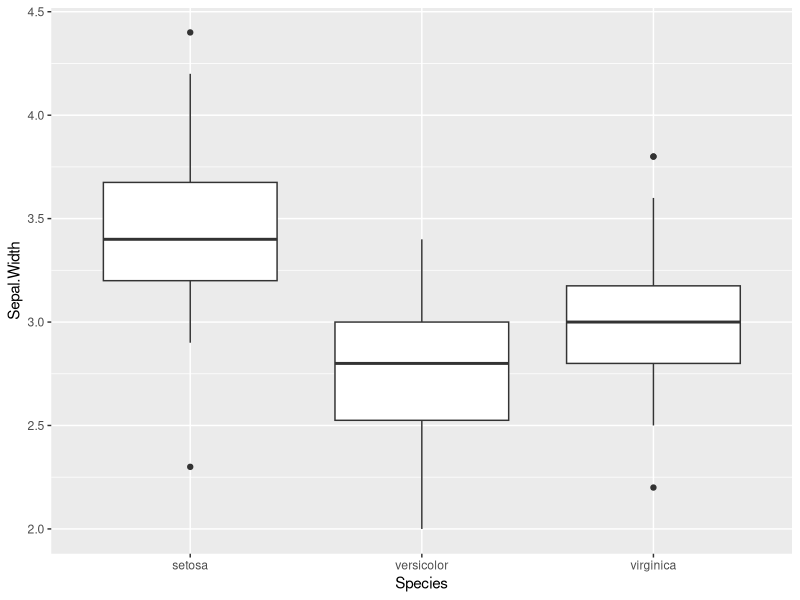
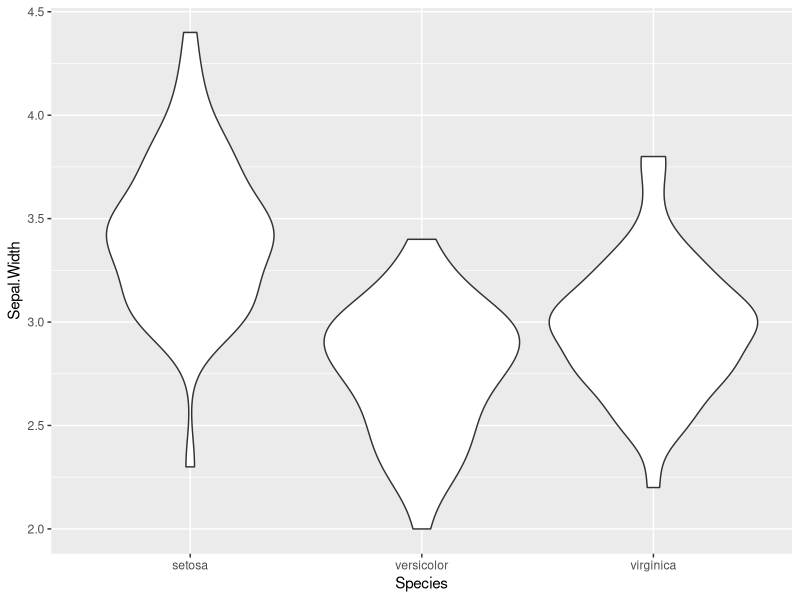
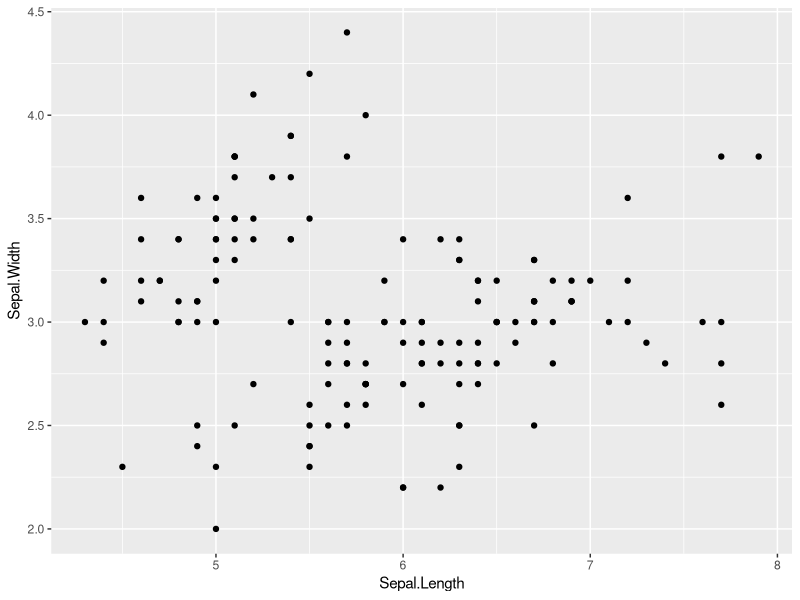
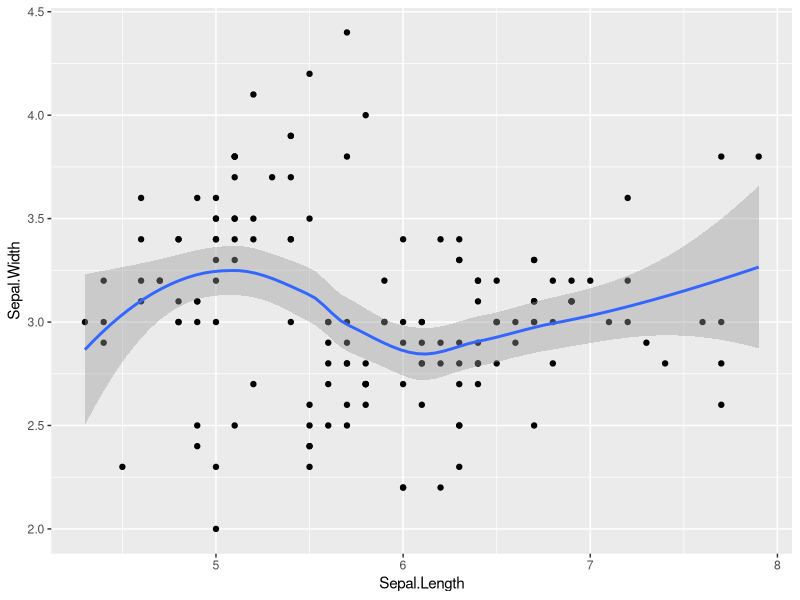
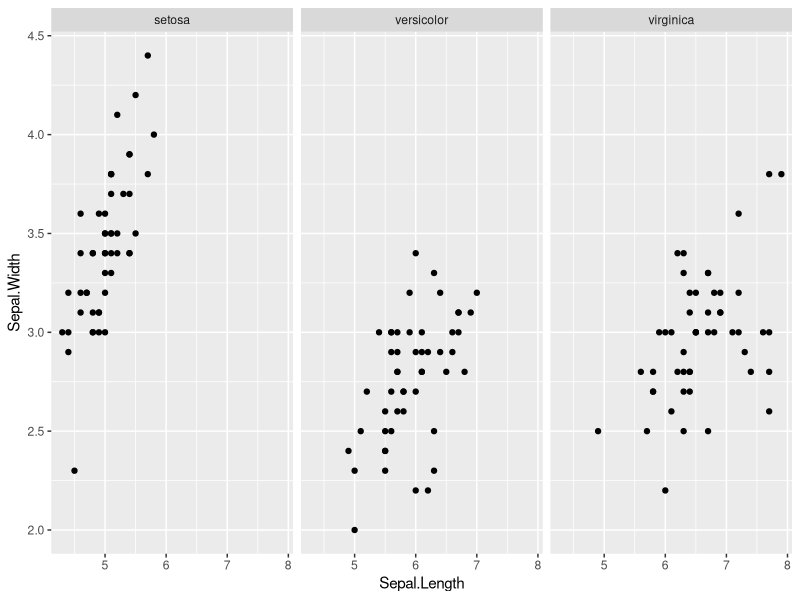
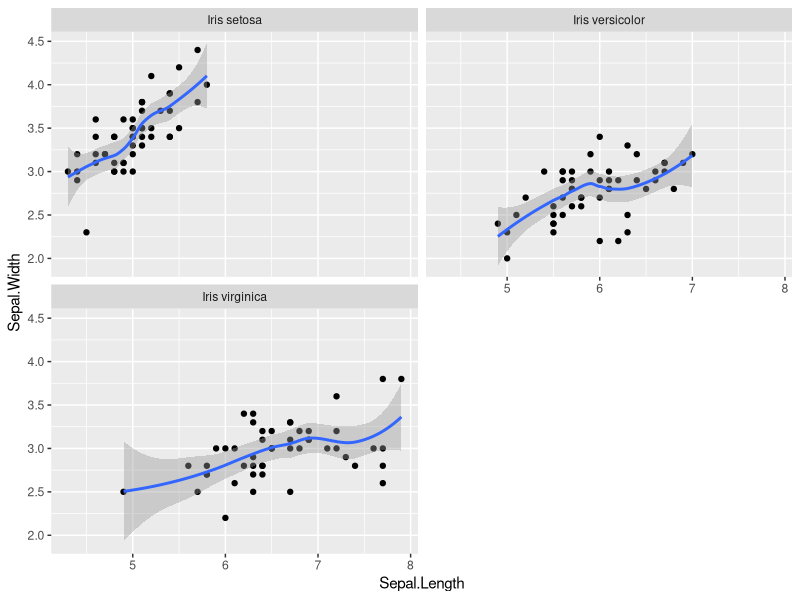
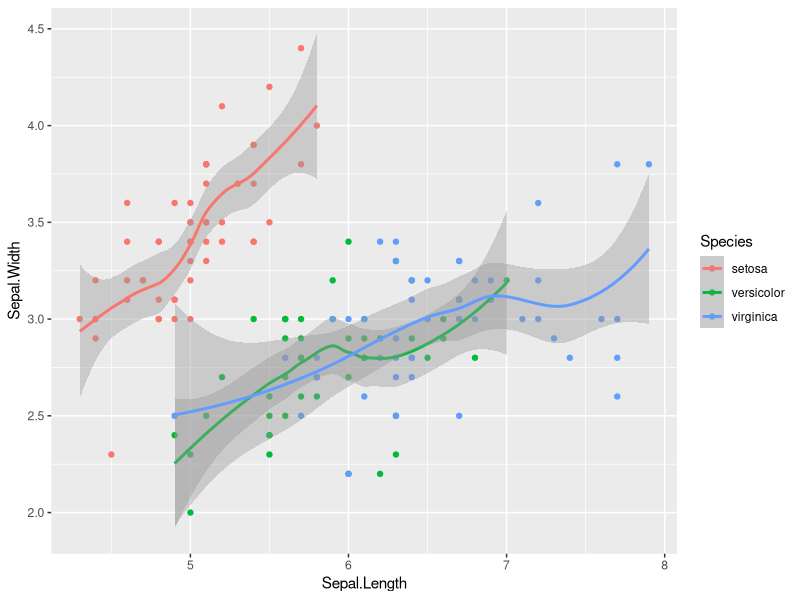
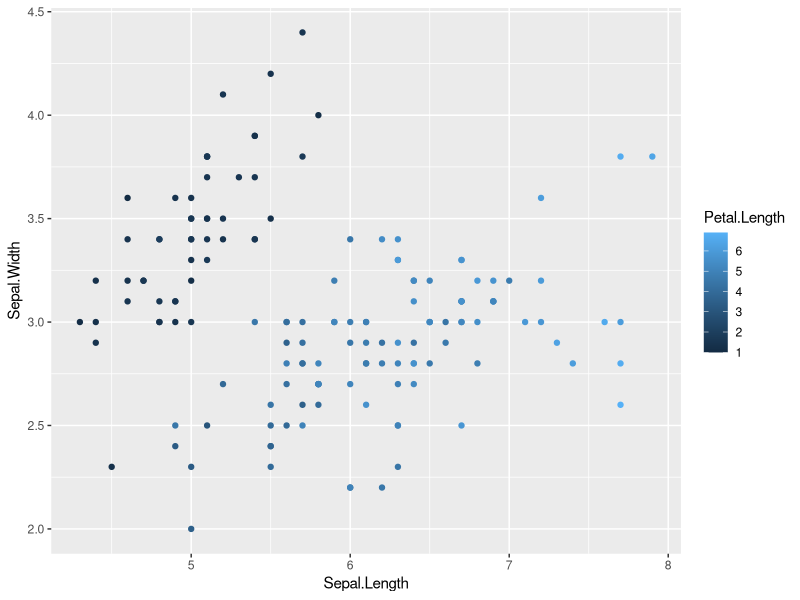

These figures' R source, in order:
## ---- chunk 1
knitr::opts_chunk$set(echo = TRUE)
## ---- chunk 2
# install.packages("ggplot2")
library(ggplot2)
## ---- chunk 3
# load the data
data(iris) 

# Take a look at the data
head(iris)
## ---- chunk 4
# Box Plot 
ggplot(data = iris, aes(x = Species, y = Sepal.Width)) +
  geom_boxplot()

# Voilin plot
ggplot(data = iris, aes(x = Species, y = Sepal.Width)) +
  geom_violin()
## ---- chunk 5
## scatter plot
ggplot(data = iris, aes(x = Sepal.Length, y = Sepal.Width)) +
  geom_point()
## ---- chunk 6
## basic regression line
ggplot(data = iris, aes(x = Sepal.Length, y = Sepal.Width)) +
  geom_point() +
  geom_smooth()

## ---- chunk 7
# Separate the plot into 3 panes, one for each of the 3 species
ggplot(data = iris, aes(x = Sepal.Length, y = Sepal.Width)) +
  geom_point() +
  facet_wrap(~Species)

# Separate the plot into 3 panes, one for each of the 3 species. Force the panes to be in 2 columns and change the names of the panes.
ggplot(data = iris, aes(x = Sepal.Length, y = Sepal.Width)) +
  geom_point() +
  geom_smooth() +
  facet_wrap(~Species, ncol = 2,
             labeller = labeller(Species = c("setosa" = "Iris setosa",
                                             "versicolor" = "Iris versicolor",
                                             "virginica" = "Iris virginica")))
## ---- chunk 8
## Coloured by species
ggplot(data = iris, aes(x = Sepal.Length, y = Sepal.Width, colour = Species)) +
  geom_point() +
  geom_smooth()
## ---- chunk 9
## Colour by petal length
ggplot(data = iris, aes(x = Sepal.Length, y = Sepal.Width, colour = Petal.Length)) +
  geom_point()

## ---- chunk 10
# Box Plot with colour
ggplot(data = iris, aes(x = Species, y = Sepal.Width, colour = Species)) +
  geom_boxplot()

# Box Plot with fill
ggplot(data = iris, aes(x = Species, y = Sepal.Width, fill = Species)) +
  geom_boxplot()

## ---- chunk 11

# Colour and shape is by species
ggplot(data = iris, aes(x = Sepal.Length, y = Sepal.Width, color = Species, shape = Species)) +
  geom_point()

## ---- chunk 12
# Static aesthetics
ggplot(data = iris, aes(x = Sepal.Length, y = Sepal.Width, color = Petal.Length)) +
  geom_point(alpha = 0.5, size  = 2, pch = 17)

## ---- chunk 13
library(dplyr)
data_mod <- iris %>% 
  group_by(Species) %>% # try chaning this to Sepal.Length
  summarise(mean_SW = mean(Sepal.Width), # calculate the mean for each species
            sd_SW = sd(Sepal.Width)) %>% # calculate the standard deviation for each species
  mutate(sd_SW = ifelse(is.na(sd_SW), 0, sd_SW)) # if the standard deviation is NA (e.g. there's only 1 observation), make the standard deviation 0

ggplot(data = data_mod, aes(x = Species, y = mean_SW)) +
  geom_point() +
  geom_errorbar(aes(ymin = mean_SW - sd_SW, # minimum 
                    ymax = mean_SW + sd_SW)) # maximum 
## ---- chunk 14
## Labels
ggplot(data = iris, aes(x = Sepal.Length, y = Sepal.Width)) +
  geom_point() +
  labs(title = "Sepal length by width", x = "Sepal length (cm)", y = "Sepal width (cm)")
## ---- chunk 15
## Move legend
ggplot(data = iris, aes(x = Sepal.Length, y = Sepal.Width, color = Species)) +
  geom_point() +
  theme(legend.position = "bottom") # try "top"
## ---- chunk 16
## Hide legend
ggplot(data = iris, aes(x = Sepal.Length, y = Sepal.Width, color = Species)) +
  geom_point(show.legend = FALSE) # check
## ---- chunk 17
## Add premade theme
ggplot(data = iris, aes(x = Species, y = Sepal.Width)) +
  geom_boxplot() +
  theme_bw() # try theme_light, theme_dark, theme_classic,
## ---- chunk 18
## Alter the axis scale
ggplot(data = iris, aes(x = Sepal.Length, y = Sepal.Width)) +
  geom_point() +
  scale_x_continuous(limits = c(2, 8),
                     breaks = seq(2, 8, 1), # sequence from 0 to 8 by 1. Equivalent to 0:8
                     minor_breaks = seq(0, 8, 0.2)
                     )
  
  
## ---- chunk 19
## Annotate with text
ggplot(data = iris, aes(x = Sepal.Length, y = Sepal.Width, color = Species)) +
  geom_point() +
  annotate("text", x = 4.5, y = 4, label = "Group 1", size = 7) +
  annotate("text", x = 6.5, y = 3.6, label = "Group 2", color = "blue") + 
  annotate("text", x = 5.5, y = 2, label = "Group 3") 
  
## Annotate bar plot with * for significance
ggplot(data = iris, aes(x = Species, y = Sepal.Length)) +
  geom_bar(stat = "identity") +
    annotate("text", x = 1, y = 270, label = "*", size = 20) 

## Annotate with text and a line
ggplot(data = iris, aes(x = Sepal.Length, y = Sepal.Width, color = Species)) +
  geom_point() +
  annotate("text", x = 4.5, y = 4.2, label = "Important segment") +
  annotate("segment", x = 4.1, xend = 5, y = 4, yend = 4,
           arrow = arrow(ends = "both", angle = 90, length = unit(.2,"cm")))

## Annotate with an arrow
ggplot(data = iris, aes(x = Sepal.Length, y = Sepal.Width, color = Species)) +
  geom_point() +
  annotate("text", x = 7, y = 4.5, label = "Outliers", size = 7) + # try size = 3
  annotate("segment", x = 7.4, xend = 7.8, y = 4.5, yend = 3.9, # try chaning these values
           size = 1.5, # try 0.5 or 2
           color = "darkblue", # try "green" or "purple"
           arrow = arrow())
  
  
## ---- chunk 20

# # Save the most recent plot by using ggsave directly afterwards
# ggplot(data = iris, aes(x = Sepal.Length, y = Sepal.Width)) +
#  geom_point()
# 
# ggsave("your/folder/directory/here/plot.png")

# # Save a specific plot by assigning it a name
# # Save the most recent plot by using ggsave directly afterwards
# p <- ggplot(data = iris, aes(x = Sepal.Length, y = Sepal.Width)) +
#  geom_point()
# 
# ggsave(p, "your/folder/directory/here/plot.png")


## ---- chunk 21
# model predicting sepal width by the petal width
m1 <- lm(Sepal.Width ~ Petal.Length, data = iris)
summary(m1)

## Visualise what this might look like using a scatter plot
ggplot(data = iris, aes(x = Petal.Length, y = Sepal.Width)) +
  geom_point()

## Save the predictions from the model together with the petal length
m_prediction <- data.frame( Petal.Length = iris$Petal.Length,
                            Sepal.Width_pred = fitted(m1))

## Add the regresion line to the plot
ggplot(data = iris, aes(x = Petal.Length, y = Sepal.Width)) +
  geom_point() +
  geom_line(data = m_prediction, aes(x = Petal.Length, y = Sepal.Width_pred ))

## ---- chunk 22
data_model <- iris %>% 
  mutate(petal_shape = Petal.Length / Petal.Width)

m2 <- lm(Sepal.Width ~ Sepal.Length + Petal.Length + Petal.Width + Species + petal_shape, data = data_model)
summary(m2)

m_out <- summary(m2)
m_eval <- m_out$coefficients
m_eval_df <- as.data.frame(m_eval)
m_eval_df$vars <- rownames(m_eval_df)
m_eval_df <- rename(m_eval_df, st_error = `Std. Error`)
m_eval_df

library(broom)
tidy(m2)

## ---- chunk 23
## Plot coefficient estimates
ggplot(data = m_eval_df, aes(y = vars, x = Estimate)) +
  geom_point() + 
  geom_pointrange(aes(xmin = Estimate - st_error, xmax = Estimate + st_error)) +
  labs(y = "", x = "Coefficient estimate")

# make vars a factor with the levels in the order you want
# Option 1 using base R
order <- m_eval_df[order(m_eval_df$Estimate),'vars']

# Option 2 using dplyr and pipes
order <- m_eval_df %>%  arrange(Estimate) %>% select(vars) %>% pull

# Set the levels in the correct oder
m_eval_df$vars <- factor(m_eval_df$vars, levels = order)

## Plot with the new order of variables
ggplot(data = m_eval_df, aes(y = vars, x = Estimate)) +
  geom_point() + 
  geom_pointrange(aes(xmin = Estimate - st_error, xmax = Estimate + st_error)) +
  labs(y = "", x = "Coefficient estimate", title = "In order")
## ---- chunk 24
library(effects)
plot(allEffects(m2))

## Extract the effect
eff_PW <- effect("Petal.Width", m2)
eff_PW_df <- as.data.frame(eff_PW)
eff_PW_df

## Plot the effect with ggplot
ggplot(data = eff_PW_df, aes(x = Petal.Width, y = fit)) +
  geom_line()
## ---- chunk 25
## A basic plot doesnt show much relationship
ggplot(data = iris, aes(x = Sepal.Length, y = Sepal.Width)) +
  geom_point()

## Colour by the species to see if the trend is different between species
ggplot(data = iris, aes(x = Sepal.Length, y = Sepal.Width, colour = Species)) +
  geom_point()

## Add a simple regression line
ggplot(data = iris, aes(x = Sepal.Length, y = Sepal.Width, colour = Species)) +
  geom_point() +
  geom_smooth()

## Model with the interaction of sepal length and species
m3 <- lm(Sepal.Width ~ Sepal.Length*Species, data = data_model)
summary(m3) # interaction is significant

## Extract the effect of the interaction
eff_int <- effect("Sepal.Length*Species", m3)
eff_int_df <- as.data.frame(eff_int)

## Plot the interaction
ggplot(data = eff_int_df, aes(x = Sepal.Length, y = fit, colour = Species)) +
  geom_line()
